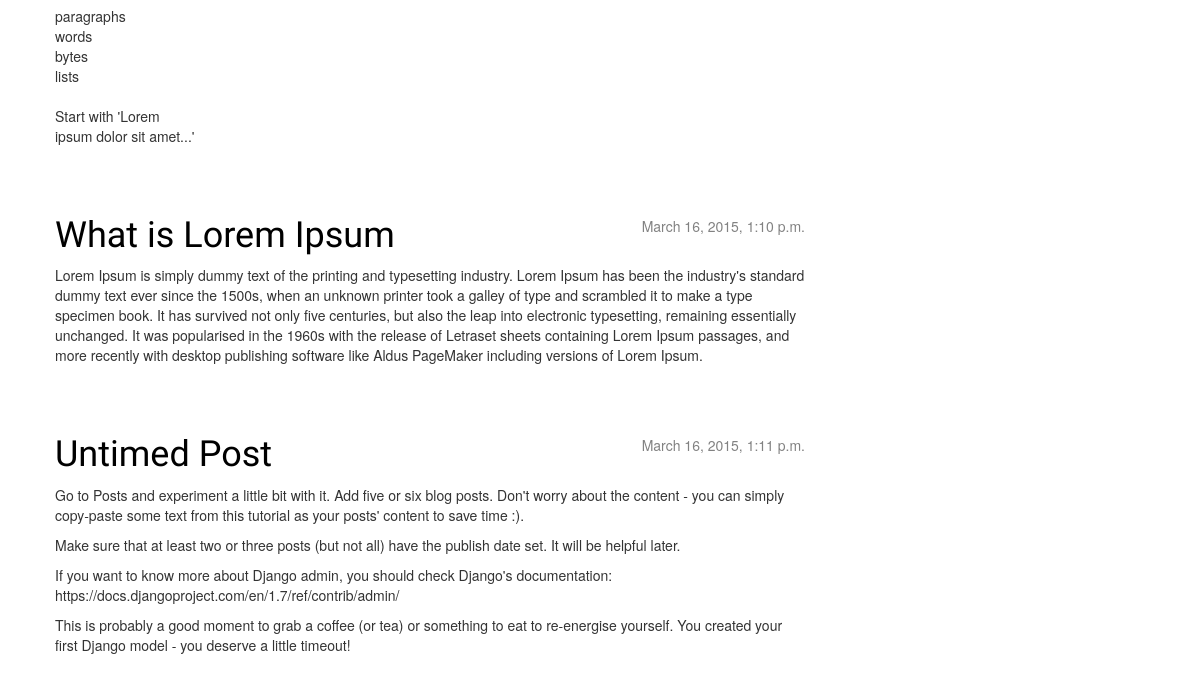
/ (lower part), run on an earlier commit of the app's database.
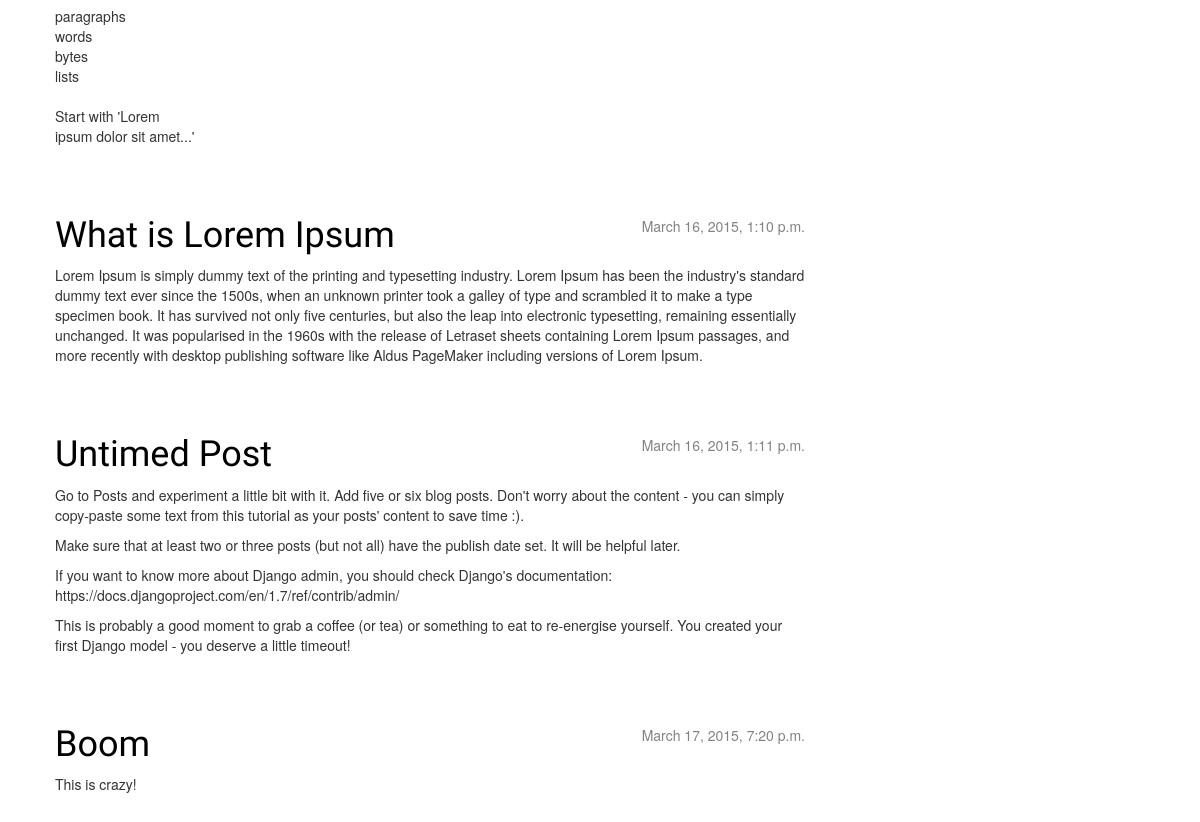
And on a later commit of the database.
### blog/views.py (the view)
# urls.py: url(r'', views.post_list),
def post_list(request):
    posts = Post.objects.filter(published_date__lte=timezone.now()).order_by('published_date')
    return render(request, 'blog/post_list.html', {'posts': posts})

### blog/templates/blog/post_list.html
{% extends 'blog/base.html' %}
{% block content %}
{% for post in posts %}
    <div class="post">
        <div class="date">
            {{ post.published_date }}
        </div>
        <h1><a href="{% url 'blog.views.post_detail' pk=post.pk %}">{{ post.title }}</a></h1>
        <p>{{ post.text|linebreaks }}</p>
    </div>
{% endfor %}
{% endblock content %}

What changed in the data, as far as the page shows it:
added Post: published_date "March 17, 2015, 7:20 p.m.", title "Boom", text "This is crazy!"
